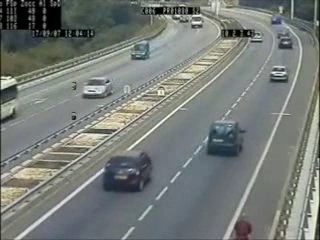
#> input picture frame 75 of Second video image process/data_2/cars.avi, 320 x 240 px, given in place of lemon.mp4, which was not available
$ jupyter execute --allow-errors 'Lec#2.ipynb'   (text cells are left out)
#> lines starting #> are read from the running program, lines starting #| are printed output that depends on the picture; after the words box and inside, x2 and y2 are one past the last pixel; in counts of white or black regions, pixels touching at a corner belong together; pictures that were not available may be replaced by others from this repository, and a replacement may not be noted
[cell 1]
import cv2
import numpy as np

[cell 2]
cap = cv2.VideoCapture("./data_2/lemon.mp4")

[cell 3]
type(cap)

[cell 4]
cv2.namedWindow("input")
cv2.namedWindow("output")
cv2.namedWindow("Hue channel")
cv2.waitKey(1000)
cv2.destroyAllWindows()

[cell 5]
while True:

    ret, frame = cap.read()
#> frame is the input picture: shape (240, 320, 3); mean B, G, R 120, 123.9, 118.8

    if ret == False:
        break

    #convert frames to HSV format
    hsv = cv2.cvtColor(frame, cv2.COLOR_BGR2HSV)
#> hsv: shape (240, 320, 3); mean H, S, V 68.2, 27.2, 126.3

    #select the hue channel (0) --> h 0 | s 1 | v 2
    h = hsv[:,:,0]
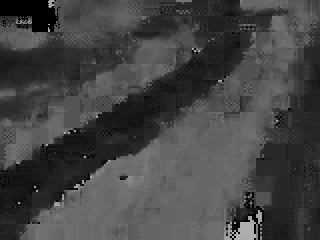
#> h: shape (240, 320); min 0, max 178, mean 68.2

    #apply threshold
    copy = h.copy()
    h[copy>40] = 0
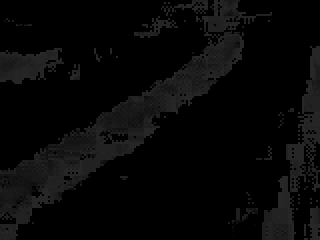
#> h: shape (240, 320); min 0, max 40, mean 7.6
    h[copy<=40] = 1
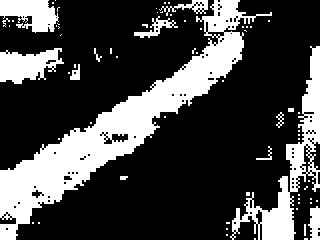
#> h: shape (240, 320); values 0 (black) and 1 (white), 27% white; 69 white regions (54 under 20 px), largest, box (x1, y1, x2, y2) and area: (0, 0, 272, 240) 12576, (230, 46, 320, 240) 3976, (0, 48, 64, 84) 1452

    #show windows (images)
    cv2.imshow("input", frame)
    # cv2.imshow("output", frame * h[:,:,np.newaxis])
    # cv2.imshow("hue", h * 255)

    #close windows & waiting time
    if cv2.waitKey(1000) & 0xFF == ord("q"):
#> (key q is pressed here)
        break


cap.release()
cv2.destroyAllWindows()

[cell 6]
#help & guide
img = cv2.imread("./data_2/human.jpg")
#> (the rest of this cell did not finish here and is left out)

[cell 7]
import cv2
import numpy as np

[cell 8]
video = cv2.VideoCapture("./data_2/people.mp4")

[cell 9]
# checking if we opened video
if video.isOpened()== False:
    print("not opened")
else:
    print("opened")

[cell 10]
ret, frame = video.read()

[cell 11]
type(ret), type(frame), frame.shape

[cell 12]
ret
#> Out = True

[cell 13]
# cv2.imshow("first", frame)
cv2.imwrite("firstframe.jpg", frame)
#> Out = True
# cv2.waitKey(0)
# cv2.destroyAllWindows()

$ run again, starting later in the video
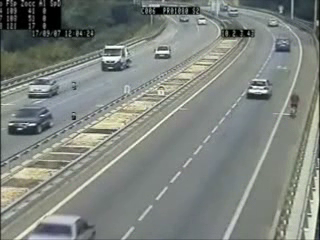
#> input picture frame 337 of Second video image process/data_2/cars.avi, 320 x 240 px, given in place of lemon.mp4, which was not available
#> frame is the input picture: shape (240, 320, 3); mean B, G, R 126.3, 131.7, 126
#> hsv: shape (240, 320, 3); mean H, S, V 66, 23.1, 132.8
#> `h = hsv[:,:,0]`:
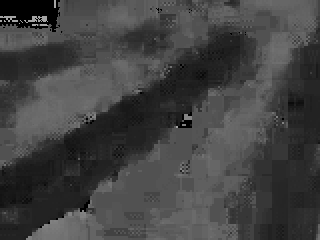
#> h: shape (240, 320); min 0, max 168, mean 66
#> `h[copy<=40] = 1`:
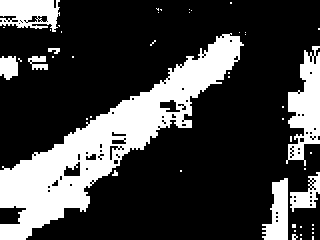
#> h: shape (240, 320); values 0 (black) and 1 (white), 25.2% white; 48 white regions (38 under 20 px), largest, box (x1, y1, x2, y2) and area: (0, 33, 244, 240) 13324, (286, 46, 320, 166) 2288, (0, 0, 60, 32) 1376
#> `ret`: Out = True

$ run again, starting later in the video
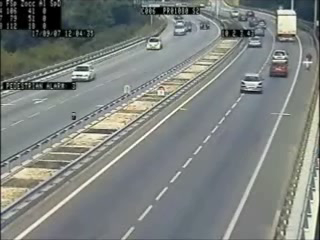
#> input picture frame 600 of Second video image process/data_2/cars.avi, 320 x 240 px, given in place of lemon.mp4, which was not available
#> frame is the input picture: shape (240, 320, 3); mean B, G, R 126.6, 129.8, 124.9
#> hsv: shape (240, 320, 3); mean H, S, V 71.4, 24.8, 132.2
#> `h = hsv[:,:,0]`:
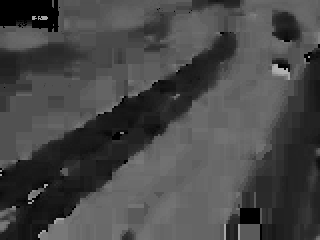
#> h: shape (240, 320); min 0, max 179, mean 71.4
#> `h[copy<=40] = 1`:
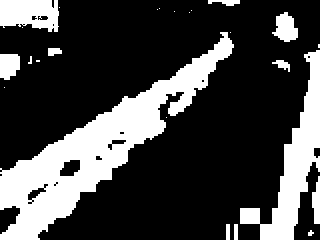
#> h: shape (240, 320); values 0 (black) and 1 (white), 26.4% white; 25 white regions (12 under 20 px), largest, box (x1, y1, x2, y2) and area: (0, 32, 234, 240) 12400, (240, 50, 320, 240) 4616, (0, 0, 59, 32) 1519
#> `ret`: Out = True
